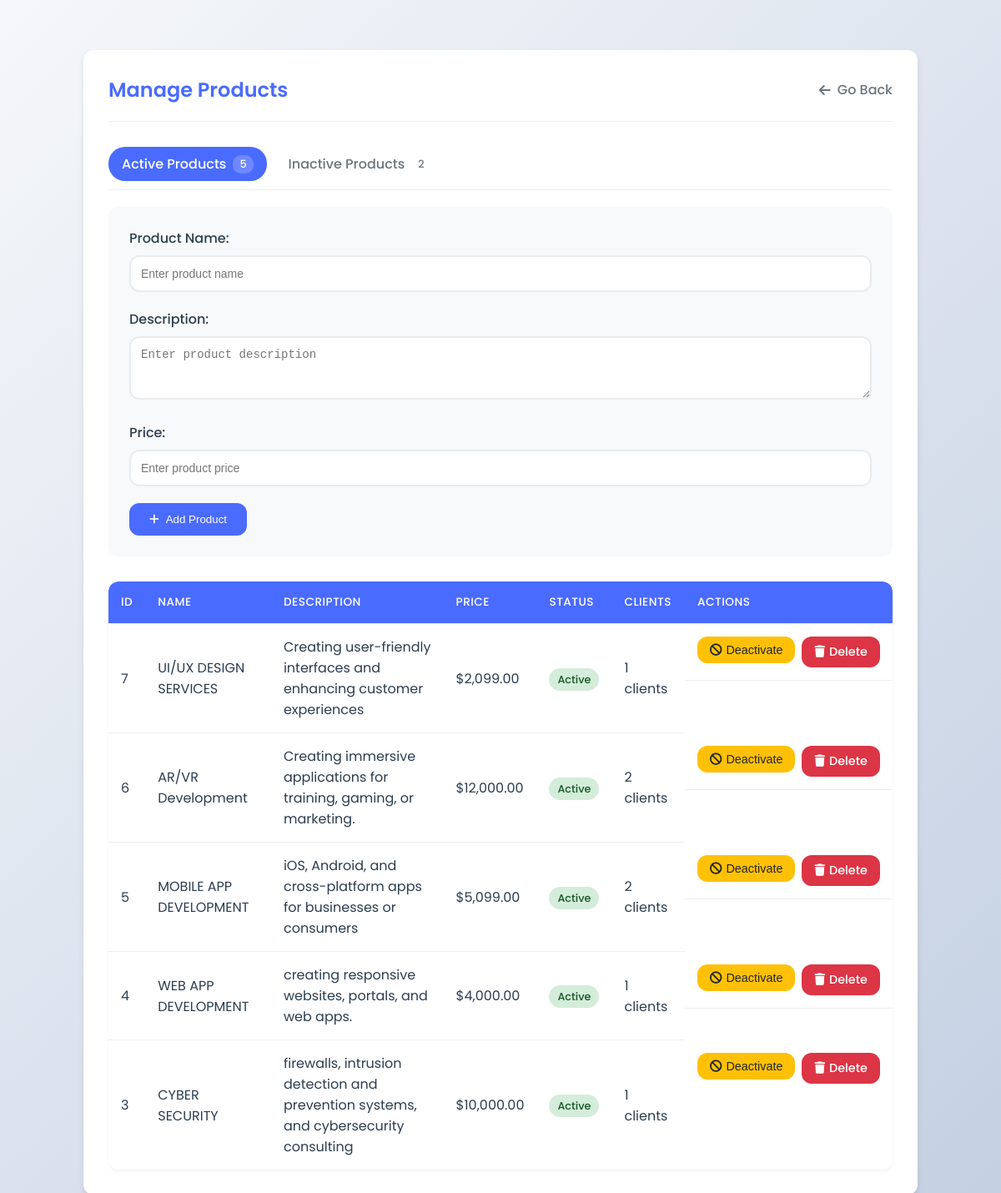
The app's page /admin/product.php with its own data.
### tables this page shows
CREATE TABLE `products` (
  `product_id` int(11) NOT NULL,
  `name` varchar(100) NOT NULL,
  `description` text DEFAULT NULL,
  `price` decimal(10,2) DEFAULT NULL,
  `created_at` datetime DEFAULT current_timestamp(),
  `is_active` tinyint(1) DEFAULT 1
);

### admin/product.php (the view, shortened to what this page needs)
<?php
require_once __DIR__ . "/update_client_status.php";
$showActive = !isset($_GET['status']) || $_GET['status'] !== 'inactive';
$query = "SELECT p.*, COUNT(c.client_id) as client_count
          FROM products p
          LEFT JOIN clients c ON p.product_id = c.product_id ";
if ($showActive) {
    $query .= " WHERE p.is_active = TRUE ";
} else {
    $query .= " WHERE p.is_active = FALSE ";
}
$query .= " GROUP BY p.product_id
             ORDER BY p.created_at DESC";
$stmt = $conn->query($query);
$products = $stmt->fetchAll(PDO::FETCH_ASSOC);
$counts = [
    'active' => $conn->query("SELECT COUNT(*) FROM products WHERE is_active = TRUE")->fetchColumn(),
    'inactive' => $conn->query("SELECT COUNT(*) FROM products WHERE is_active = FALSE")->fetchColumn()
];
?>
<!DOCTYPE html>
<html lang="en">
<head>
    <link rel="stylesheet" href="https://cdnjs.cloudflare.com/ajax/libs/font-awesome/6.0.0/css/all.min.css">
</head>
<body>
<div class="container">
    <div class="header">
        <h2>Manage Products</h2>
        <a href="management.php" class="back-link">
            <i class="fas fa-arrow-left"></i> Go Back
        </a>
    </div>
    <div class="filter-tabs" style="margin-bottom: 20px;">
        <a href="?status=active" class="filter-tab <?= $showActive ? 'active' : '' ?>">
            Active Products <span class="badge"><?= $counts['active'] ?></span>
        </a>
        <a href="?status=inactive" class="filter-tab <?= !$showActive ? 'active' : '' ?>">
            Inactive Products <span class="badge"><?= $counts['inactive'] ?></span>
        </a>
    </div>
    <div class="form-container">
        <form method="POST" action="">
            <div class="form-group">
                <label for="name">Product Name:</label>
                <input type="text" id="name" name="name" required placeholder="Enter product name">
            </div>
            <div class="form-group">
                <label for="description">Description:</label>
                <textarea id="description" name="description" rows="3" required placeholder="Enter product description"></textarea>
            </div>
            <div class="form-group">
                <label for="price">Price:</label>
                <input type="number" id="price" name="price" step="0.01" required placeholder="Enter product price">
            </div>
            <button type="submit" name="add_product">
                <i class="fas fa-plus"></i> Add Product
            </button>
        </form>
    </div>
    <div class="table-container">
        <table>
            <thead>
                <tr>
                    <th>ID</th>
                    <th>Name</th>
                    <th>Description</th>
                    <th>Price</th>
                    <th>Status</th>
                    <th>Clients</th>
                    <th>Actions</th>
                </tr>
            </thead>
            <tbody>
                <?php foreach ($products as $product): ?>
                    <tr>
                        <td><?= $product['product_id'] ?></td>
                        <td><?= htmlspecialchars($product['name']) ?></td>
                        <td><?php echo htmlspecialchars($product['description']); ?></td>
                        <td>$<?php echo number_format($product['price'], 2); ?></td>
                        <td>
                            <?php if ($product['is_active']): ?>
                                <span class="status-badge active">Active</span>
                            <?php else: ?>
                                <span class="status-badge inactive">Inactive</span>
                            <?php endif; ?>
                        </td>
                        <td><?php echo $product['client_count']; ?> clients</td>
                        <td class="actions">
                            <div class="actions-container" style="display: flex; gap: 8px;">
                                <?php if ($product['is_active']): ?>
                                    <form method="post" action="update_client_status.php" style="margin: 0;">
                                        <button type="submit" name="deactivate_product" class="action-btn deactivate-btn" onclick="return confirm('This will deactivate the product and mark all associated clients as inactive. Continue?')">
                                            <i class="fas fa-ban"></i> Deactivate
                                        </button>
                                    </form>
                                <?php endif; ?>
                                <a href="?delete=<?= $product['product_id'] ?>" class="action-btn delete-btn" onclick="return confirm('This will delete the product and mark all associated clients as inactive. Continue?')">
                                    <i class="fas fa-trash"></i> Delete
                                </a>
                            </div>
                        </td>
                    </tr>
                <?php endforeach; ?>
            </tbody>
        </table>
    </div>
</div>
</body>
</html>

### admin/product.php (style rules this page uses)
:root { --primary-color: #4a6bff; --secondary-color: #6c757d; --success-color: #28a745; --danger-color: #dc3545; --background-color: #f8f9fa; --card-background: #ffffff; --text-color: #2c3e50; --border-radius: 12px; --box-shadow: 0 4px 6px rgba(0, 0, 0, 0.1); }
* { margin: 0; padding: 0; box-sizing: border-box; }
body { font-family: 'Poppins', sans-serif; background: linear-gradient(135deg, #f5f7fa 0%, #c3cfe2 100%); min-height: 100vh; color: var(--text-color); padding: 20px; }
.container { max-width: 1000px; margin: 40px auto; background-color: var(--card-background); padding: 30px; border-radius: var(--border-radius); box-shadow: var(--box-shadow); animation: fadeIn 0.5s ease; }
.header { display: flex; justify-content: space-between; align-items: center; margin-bottom: 30px; padding-bottom: 20px; border-bottom: 1px solid #eee; }
h2 { color: var(--primary-color); font-weight: 600; }
.back-link { display: inline-flex; align-items: center; color: var(--secondary-color); text-decoration: none; font-weight: 500; transition: all 0.3s ease; gap: 8px; }
.status-badge { padding: 5px 10px; border-radius: 15px; font-size: 0.8em; font-weight: 500; }
.status-badge.active { background-color: #d4edda; color: #155724; }
.actions { display: flex; gap: 5px; flex-wrap: wrap; }
.form-container { background-color: var(--background-color); padding: 25px; border-radius: var(--border-radius); margin-bottom: 30px; }
.form-group { margin-bottom: 20px; }
label { display: block; margin-bottom: 8px; font-weight: 500; color: var(--text-color); }
input[type="text"], textarea, input[type="number"] { width: 100%; padding: 12px; border: 2px solid #e9ecef; border-radius: var(--border-radius); font-size: 14px; transition: all 0.3s ease; background-color: white; }
button { display: inline-flex; align-items: center; gap: 8px; background-color: var(--primary-color); color: white; padding: 12px 24px; border: none; border-radius: var(--border-radius); font-weight: 500; cursor: pointer; transition: all 0.3s ease; }
.table-container { overflow-x: auto; margin-top: 20px; border-radius: var(--border-radius); box-shadow: 0 2px 4px rgba(0, 0, 0, 0.05); }
table { width: 100%; border-collapse: separate; border-spacing: 0; background-color: white; border-radius: var(--border-radius); overflow: hidden; }
th, td { padding: 15px; text-align: left; border-bottom: 1px solid #eee; }
th { background-color: var(--primary-color); color: white; font-weight: 500; text-transform: uppercase; font-size: 0.85em; letter-spacing: 0.5px; }
tr:last-child td { border-bottom: none; }
.filter-tabs { display: flex; gap: 10px; margin-bottom: 20px; border-bottom: 1px solid #eee; padding-bottom: 10px; }
.filter-tab { padding: 8px 16px; border-radius: 20px; text-decoration: none; color: var(--secondary-color); font-weight: 500; transition: all 0.3s ease; display: flex; align-items: center; gap: 8px; }
.filter-tab:hover, .filter-tab.active { background-color: var(--primary-color); color: white; }
.badge { background-color: rgba(255, 255, 255, 0.2); border-radius: 10px; padding: 2px 8px; font-size: 0.8em; }
.action-btn { display: inline-flex; align-items: center; gap: 5px; padding: 8px 15px; border-radius: var(--border-radius); text-decoration: none; font-weight: 500; transition: all 0.3s ease; border: none; cursor: pointer; font-size: 0.9em; }
.deactivate-btn { background-color: #ffc107; color: #212529; }
.delete-btn { display: inline-flex; align-items: center; gap: 5px; background-color: var(--danger-color); color: white; padding: 8px 15px; border-radius: var(--border-radius); text-decoration: none; font-weight: 500; transition: all 0.3s ease; }

### records on screen
products: product_id "7", name "UI/UX DESIGN SERVICES", description "Creating user-friendly interfaces and enhancing customer experiences", price "2,099.00", is_active "Active", client_count "1"
products: product_id "6", name "AR/VR Development", description "Creating immersive applications for training, gaming, or marketing.", price "12,000.00", is_active "Active", client_count "2"
products: product_id "5", name "MOBILE APP DEVELOPMENT", description "iOS, Android, and cross-platform apps for businesses or consumers", price "5,099.00", is_active "Active", client_count "2"
products: product_id "4", name "WEB APP DEVELOPMENT", description "creating responsive websites, portals, and web apps.", price "4,000.00", is_active "Active", client_count "1"
products: product_id "3", name "CYBER SECURITY", description "firewalls, intrusion detection and prevention systems, and cybersecurity consulting", price "10,000.00", is_active "Active", client_count "1"

### other values on screen
$counts['active'] "5"
$counts['inactive'] "2"
